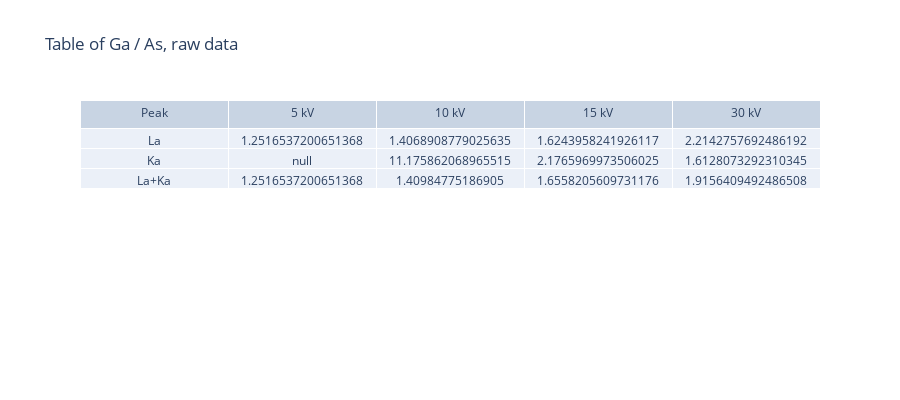

Notebook source saved alongside this figure:
### Code cell
# make a table with ratios
def make_table(rati, title, rownames):
    rati = rati.T
    fig = go.Figure(data=[go.Table(
        header=dict(values=['Peak', '5 kV', '10 kV', '15 kV', '30 kV']),
        cells=dict(values=[rownames, rati[0], rati[1], rati[2], rati[3]]))
    ])
    fig.update_layout(title=title, height=400)
    return fig

make_table(ratios, 'Table of Ga / As, raw data', rownames=['La', 'Ka', 'La+Ka'])

### Figure 1 — Plotly figure (JSON) as saved in the notebook; plotly's stock layout.template omitted (floating-point values rounded to 4 significant figures)
{"data": [{"cells": {"values": [["La", "Ka", "La+Ka"], [1.252, null, 1.252], [1.407, 11.18, 1.41], [1.624, 2.177, 1.656], [2.214, 1.613, 1.916]]}, "header": {"values": ["Peak", "5 kV", "10 kV", "15 kV", "30 kV"]}, "type": "table"}], "layout": {"height": 400, "title": {"text": "Table of Ga / As, raw data"}}}
